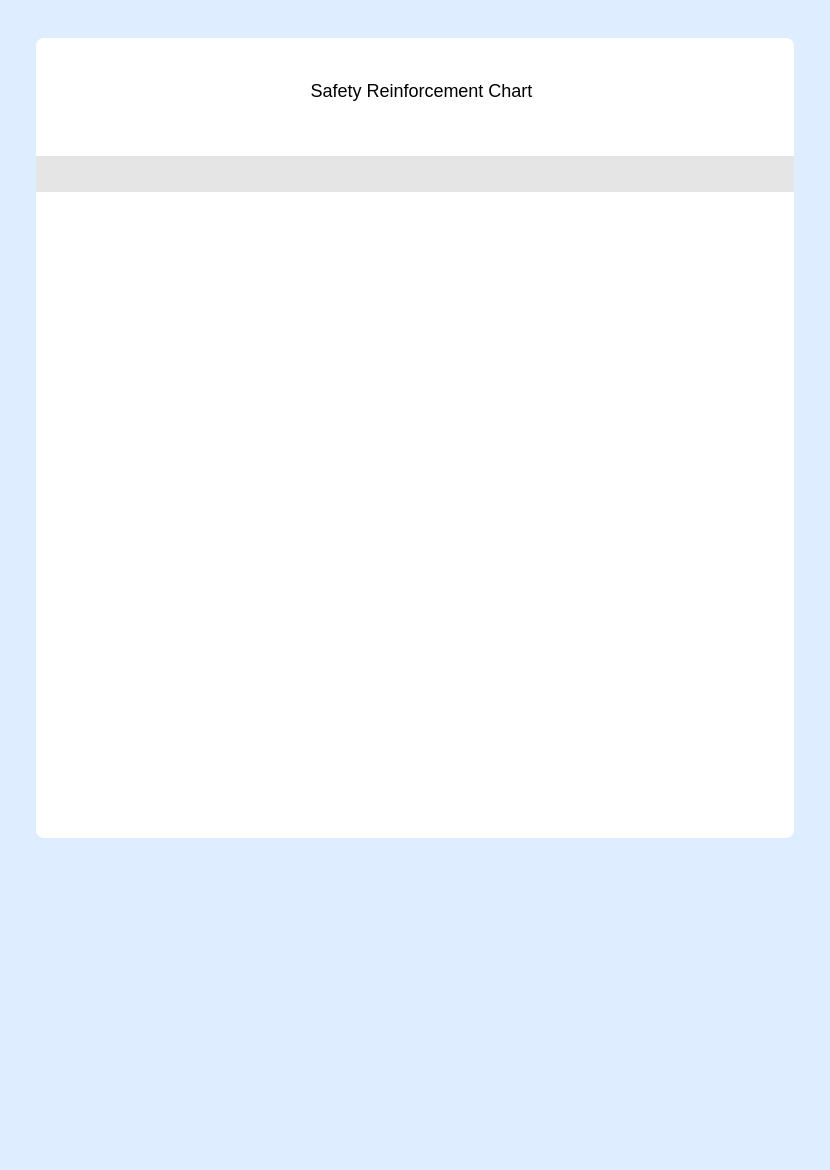
<?xml version="1.0" encoding="UTF-8"?>
<ui version="4.0">
 <class>Table</class>
 <widget class="QWidget" name="Table">
  <property name="geometry">
   <rect>
    <x>0</x>
    <y>0</y>
    <width>830</width>
    <height>1170</height>
   </rect>
  </property>
  <property name="windowTitle">
   <string/>
  </property>
  <property name="styleSheet">
   <string notr="true">background-color: rgb(222, 237, 255);</string>
  </property>
  <widget class="QWidget" name="m_page" native="true">
   <property name="geometry">
    <rect>
     <x>36</x>
     <y>38</y>
     <width>758</width>
     <height>800</height>
    </rect>
   </property>
   <property name="maximumSize">
    <size>
     <width>16777215</width>
     <height>16777215</height>
    </size>
   </property>
   <property name="styleSheet">
    <string notr="true">background-color: rgb(255, 255, 255);
border-radius:8px;
font:NotoSansCJKsc-Regular;</string>
   </property>
   <widget class="QWidget" name="widget_4" native="true">
    <property name="geometry">
     <rect>
      <x>0</x>
      <y>0</y>
      <width>758</width>
      <height>100</height>
     </rect>
    </property>
    <property name="maximumSize">
     <size>
      <width>16777215</width>
      <height>100</height>
     </size>
    </property>
    <property name="styleSheet">
     <string notr="true">background-color: transparent;</string>
    </property>
    <widget class="QLabel" name="label_18">
     <property name="geometry">
      <rect>
       <x>0</x>
       <y>28</y>
       <width>751</width>
       <height>54</height>
      </rect>
     </property>
     <property name="maximumSize">
      <size>
       <width>16777215</width>
       <height>54</height>
      </size>
     </property>
     <property name="text">
      <string/>
     </property>
     <property name="pixmap">
      <pixmap>:/images/PDF/head.png</pixmap>
     </property>
     <property name="alignment">
      <set>Qt::AlignCenter</set>
     </property>
    </widget>
    <widget class="QLabel" name="reinforceChart">
     <property name="geometry">
      <rect>
       <x>220</x>
       <y>28</y>
       <width>331</width>
       <height>48</height>
      </rect>
     </property>
     <property name="styleSheet">
      <string notr="true">font:NotoSansCJKsc-Regular;
font-size:18px;
background-color: transparent;</string>
     </property>
     <property name="text">
      <string>Safety Reinforcement Chart</string>
     </property>
     <property name="alignment">
      <set>Qt::AlignCenter</set>
     </property>
    </widget>
   </widget>
   <widget class="QWidget" name="m_line" native="true">
    <property name="geometry">
     <rect>
      <x>0</x>
      <y>100</y>
      <width>758</width>
      <height>72</height>
     </rect>
    </property>
    <property name="sizePolicy">
     <sizepolicy hsizetype="Preferred" vsizetype="Minimum">
      <horstretch>0</horstretch>
      <verstretch>0</verstretch>
     </sizepolicy>
    </property>
    <property name="minimumSize">
     <size>
      <width>0</width>
      <height>36</height>
     </size>
    </property>
    <layout class="QVBoxLayout" name="verticalLayout">
     <property name="spacing">
      <number>0</number>
     </property>
     <property name="leftMargin">
      <number>0</number>
     </property>
     <property name="topMargin">
      <number>0</number>
     </property>
     <property name="rightMargin">
      <number>0</number>
     </property>
     <property name="bottomMargin">
      <number>0</number>
     </property>
     <item>
      <widget class="QWidget" name="m_tableHeader" native="true">
       <property name="sizePolicy">
        <sizepolicy hsizetype="Preferred" vsizetype="Minimum">
         <horstretch>0</horstretch>
         <verstretch>0</verstretch>
        </sizepolicy>
       </property>
       <property name="minimumSize">
        <size>
         <width>0</width>
         <height>36</height>
        </size>
       </property>
       <property name="maximumSize">
        <size>
         <width>16777215</width>
         <height>36</height>
        </size>
       </property>
       <property name="styleSheet">
        <string notr="true">background-color: rgb(229, 229, 229);
border-radius:0px;</string>
       </property>
       <layout class="QHBoxLayout" name="horizontalLayout">
        <property name="spacing">
         <number>0</number>
        </property>
        <property name="leftMargin">
         <number>16</number>
        </property>
        <property name="topMargin">
         <number>0</number>
        </property>
        <property name="bottomMargin">
         <number>0</number>
        </property>
        <item>
         <widget class="QLabel" name="m_columnName1">
          <property name="sizePolicy">
           <sizepolicy hsizetype="Fixed" vsizetype="Minimum">
            <horstretch>0</horstretch>
            <verstretch>0</verstretch>
           </sizepolicy>
          </property>
          <property name="minimumSize">
           <size>
            <width>224</width>
            <height>36</height>
           </size>
          </property>
          <property name="maximumSize">
           <size>
            <width>500</width>
            <height>36</height>
           </size>
          </property>
          <property name="styleSheet">
           <string notr="true">font: NotoSansCJKsc-Regular;
font-size: 14px;
color: #000000;</string>
          </property>
          <property name="text">
           <string/>
          </property>
          <property name="alignment">
           <set>Qt::AlignLeading|Qt::AlignLeft|Qt::AlignVCenter</set>
          </property>
         </widget>
        </item>
        <item>
         <widget class="QLabel" name="m_columnName2">
          <property name="sizePolicy">
           <sizepolicy hsizetype="Fixed" vsizetype="Minimum">
            <horstretch>0</horstretch>
            <verstretch>0</verstretch>
           </sizepolicy>
          </property>
          <property name="minimumSize">
           <size>
            <width>240</width>
            <height>36</height>
           </size>
          </property>
          <property name="maximumSize">
           <size>
            <width>16777215</width>
            <height>36</height>
           </size>
          </property>
          <property name="styleSheet">
           <string notr="true">font: NotoSansCJKsc-Regular;
font-size: 14px;
color: #000000;</string>
          </property>
          <property name="text">
           <string/>
          </property>
          <property name="alignment">
           <set>Qt::AlignLeading|Qt::AlignLeft|Qt::AlignVCenter</set>
          </property>
         </widget>
        </item>
        <item>
         <widget class="QLabel" name="m_columnName3">
          <property name="sizePolicy">
           <sizepolicy hsizetype="Fixed" vsizetype="Minimum">
            <horstretch>0</horstretch>
            <verstretch>0</verstretch>
           </sizepolicy>
          </property>
          <property name="minimumSize">
           <size>
            <width>240</width>
            <height>36</height>
           </size>
          </property>
          <property name="maximumSize">
           <size>
            <width>16777215</width>
            <height>36</height>
           </size>
          </property>
          <property name="styleSheet">
           <string notr="true">font: NotoSansCJKsc-Regular;
font-size: 14px;
color: #000000;</string>
          </property>
          <property name="text">
           <string/>
          </property>
          <property name="alignment">
           <set>Qt::AlignLeading|Qt::AlignLeft|Qt::AlignVCenter</set>
          </property>
         </widget>
        </item>
        <item>
         <widget class="QLabel" name="m_columnName4">
          <property name="sizePolicy">
           <sizepolicy hsizetype="Fixed" vsizetype="Minimum">
            <horstretch>0</horstretch>
            <verstretch>0</verstretch>
           </sizepolicy>
          </property>
          <property name="minimumSize">
           <size>
            <width>150</width>
            <height>36</height>
           </size>
          </property>
          <property name="maximumSize">
           <size>
            <width>16777215</width>
            <height>36</height>
           </size>
          </property>
          <property name="styleSheet">
           <string notr="true">font: NotoSansCJKsc-Regular;
font-size: 14px;
color: #000000;</string>
          </property>
          <property name="text">
           <string/>
          </property>
          <property name="alignment">
           <set>Qt::AlignLeading|Qt::AlignLeft|Qt::AlignVCenter</set>
          </property>
          <property name="margin">
           <number>0</number>
          </property>
         </widget>
        </item>
       </layout>
      </widget>
     </item>
    </layout>
   </widget>
  </widget>
  <widget class="QLabel" name="m_picture">
   <property name="geometry">
    <rect>
     <x>0</x>
     <y>0</y>
     <width>830</width>
     <height>71</height>
    </rect>
   </property>
   <property name="styleSheet">
    <string notr="true">background-color: transparent;</string>
   </property>
   <property name="text">
    <string/>
   </property>
   <property name="pixmap">
    <pixmap resource="../../../../resources/resources.qrc">:/images/pdf-clip</pixmap>
   </property>
   <property name="alignment">
    <set>Qt::AlignCenter</set>
   </property>
  </widget>
  <widget class="QLabel" name="m_tailPic">
   <property name="geometry">
    <rect>
     <x>0</x>
     <y>852</y>
     <width>830</width>
     <height>318</height>
    </rect>
   </property>
   <property name="text">
    <string/>
   </property>
   <property name="pixmap">
    <pixmap resource="../../../../resources/resources.qrc">:/images/pdf-end</pixmap>
   </property>
  </widget>
  <widget class="QLabel" name="m_tailBar">
   <property name="geometry">
    <rect>
     <x>0</x>
     <y>1130</y>
     <width>831</width>
     <height>41</height>
    </rect>
   </property>
   <property name="styleSheet">
    <string notr="true">background-color: transparent ;
color: #ffffff;
font:16px AdobeHeitiStd-Regular;
</string>
   </property>
   <property name="text">
    <string/>
   </property>
   <property name="alignment">
    <set>Qt::AlignCenter</set>
   </property>
  </widget>
 </widget>
 <resources>
  <include location="../../../../resources/resources.qrc"/>
 </resources>
 <connections/>
</ui>
